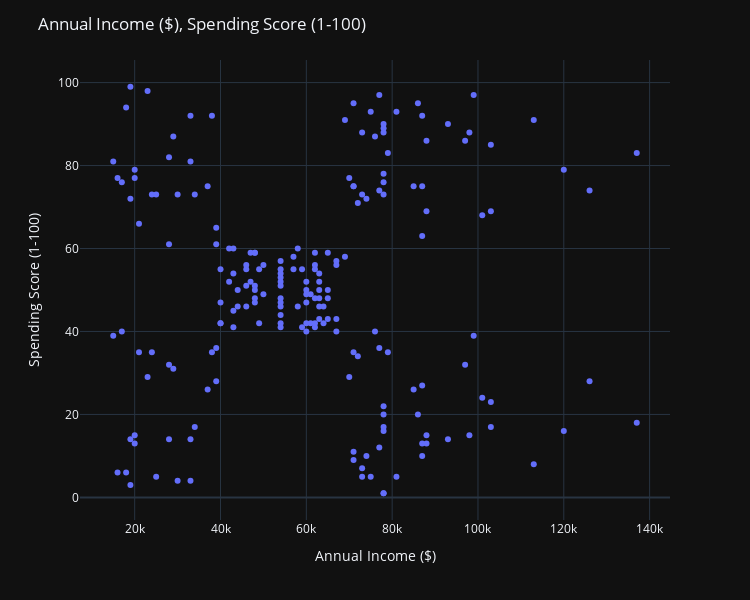

Notebook cell for this chart:
### Code cell
scatterplt = px.scatter(df,x='Annual Income ($)',y='Spending Score (1-100)')
scatterplt.update_xaxes(title='Annual Income ($)')
scatterplt.update_yaxes(title='Spending Score (1-100)')
scatterplt.update_layout(autosize=True, width=750, height=600,
    title_font=dict(size=25, family='Courier'),
    title='Annual Income ($), Spending Score (1-100)')
scatterplt.show()

### Figure 1 — Plotly figure (JSON) as saved in the notebook; plotly's stock layout.template omitted (floating-point values rounded to 4 significant figures; data arrays with more than 128 entries replaced by an {"elided": "..."} marker saying what was removed)
{"data": [{"hovertemplate": "Annual Income ($)=%{x}<br>Spending Score (1-100)=%{y}<extra></extra>", "legendgroup": "", "marker": {"color": "#636efa", "symbol": "circle"}, "mode": "markers", "name": "", "orientation": "v", "showlegend": false, "x": {"elided": "200 int values"}, "xaxis": "x", "y": {"elided": "200 int values"}, "yaxis": "y", "type": "scatter"}], "layout": {"xaxis": {"anchor": "y", "domain": [0.0, 1.0], "title": {"text": "Annual Income ($)"}}, "yaxis": {"anchor": "x", "domain": [0.0, 1.0], "title": {"text": "Spending Score (1-100)"}}, "legend": {"tracegroupgap": 0}, "margin": {"t": 60}, "title": {"text": "Annual Income ($), Spending Score (1-100)"}, "autosize": true, "width": 750, "height": 600}}
